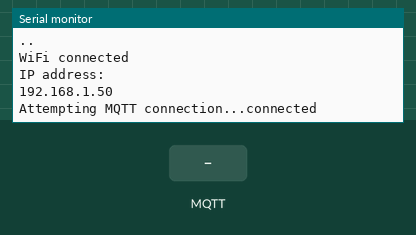
Recording of a sketch running on a simulated ESP32. Parts: the last lines printed to the serial monitor. Inputs (shaded band) come from the test bench. WiFi joins after 1.5 s; servers stay silent unless stated; no MQTT or app messages arrive unless stated.

Above: at 3.7 s.
3.8 s: MQTT message "fj/kontroll" arrives on the first subscribed topic
At 4.7 s:
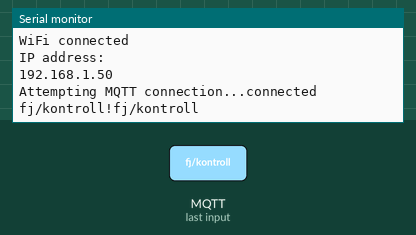
5.3 s: MQTT message "dataIn" arrives on the first subscribed topic
At 5.9 s:
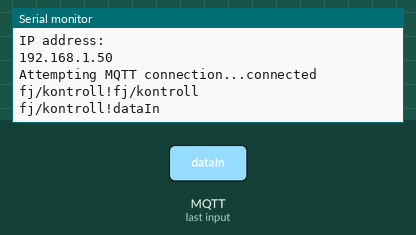
6.8 s: MQTT message "fj/hastighet" arrives on the first subscribed topic
At 8.0 s:
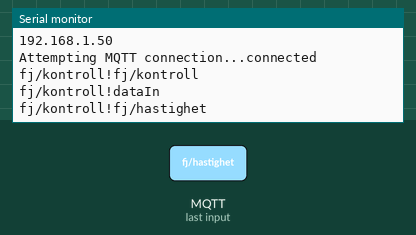
8.3 s: MQTT message "stopFlow" arrives on the first subscribed topic
At 9.3 s:
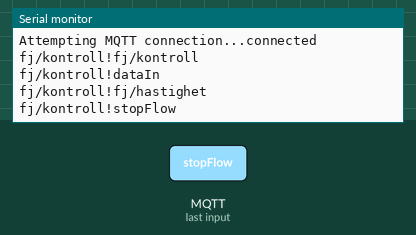
9.8 s: MQTT message "soppelstate" arrives on the first subscribed topic
At 10.4 s:
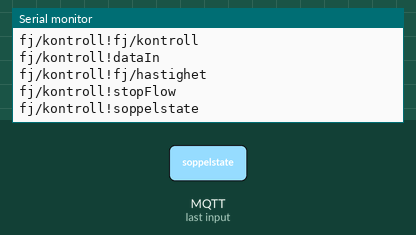
11.3 s: MQTT message "batteri/status" arrives on the first subscribed topic
At 11.6 s:
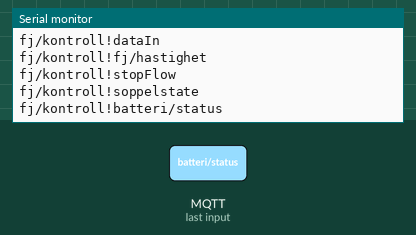

Measured:
- after the input at 3.8 s, the serial monitor: prints a new line at once (image 1)
- after the input at 5.3 s, the serial monitor: prints a new line at once (image 2)
- after the input at 6.8 s, the serial monitor: prints a new line at once (image 3)
- after the input at 8.3 s, the serial monitor: prints a new line at once (image 4)
- after the input at 9.8 s, the serial monitor: prints a new line at once (image 5)
- after the input at 11.3 s, the serial monitor: prints a new line at once (image 6)

The sketch:

esp32_p__zumo.ino
```cpp
//inkluderer bibliotek
#include <Wire.h>
#include <WiFi.h>
#include <PubSubClient.h>

// definerer ssid og passord
const char* ssid = "Trym sin iPhone";
const char* password = "12345678";

// definerer mqtt server adresse
const char* mqtt_server = "172.20.10.2";

//lager en client som kan kobles til et spesifisert innternett IP adresse
WiFiClient espClient;
//lager en delvis initialisert klient forekomst
PubSubClient client(espClient);

void setup() {
  //setter baud raten på serial til 9600 bits per sekund
  Serial.begin(9600);
  //kjører funksjon for kobling til WiFi
  setup_WiFi();

  //konfigurer server detaljene
  client.setServer(mqtt_server, 1883);
  //setter en callback funksjon som kjøres når en melding mottas
  client.setCallback(callback);
  // funksjon for kobling til mqtt megler
  reconnect();
  delay(500);
  //fetcher batterinivå fra fil på rpi
  // kan på denne måten lagre SW batteriet ladning eksternt når Zumo er avlsått
  client.publish("batteri", "fetch");
}

void setup_WiFi() {
  // definerer en tellevariabel
  int attempts = 0;
  //initialiserer WiFi bibliotekets nettverk innstillinger og gir nåverende status
  WiFi.begin(ssid, password);
  //while løkke som kjøres mens enheten ikke er koblet til WiFi
  while (WiFi.status() != WL_CONNECTED) {
      delay(1000);
      attempts++;
      //restarter esp dersom den bruker for lang tid på å koble til nettverket
      if (attempts > 20) {
        ESP.restart();
        }
      Serial.print(".");
  }
  // serial printer at enheten er koblet til nettverket og printer IP adressen
  Serial.println("");
  Serial.println("WiFi connected");
  Serial.println("IP address: ");
  Serial.println(WiFi.localIP());
}
void reconnect() {
  // while løkke som kjøres til klienten er tilkoblet
  while (!client.connected()) {
    Serial.print("Attempting MQTT connection...");
    // prøver tilkobling
    if (client.connect("esp_fjernstyring")) {
      Serial.println("connected");
      // publisher til node-red dashbord at enheten er tilkoblet
      client.publish("connected", "connected");
      // abonnerer til kanalene enheten ønsker å lytte på
      client.subscribe("fj/kontroll");
      client.subscribe("fj/hastighet");
      client.subscribe("batteri/status");
      client.subscribe("dataIn");
      client.subscribe("stopFlow");
      client.subscribe("soppelstate");
    } else {
      // serial printer klienten sin status når den feilet tilkobling
      Serial.print("failed with rc=");
      Serial.print(client.state());
      delay (500);
    }
  }
}
// funksjon for lesing fra MQTT
void callback(char* topic, byte* message, unsigned int length) {
  String msg;

  //for løkke for å konstruere meldings string
  for (int i = 0; i < length; i++) {
    msg += (char)message[i];
  }
  String strTopic = String(topic);
  // sender topic og melding til zumo
  if(strTopic == "fj/kontroll" || String(topic) == "dataIn" || String(topic) == "fj/hastighet" || strTopic == "stopFlow" || strTopic == "soppelstate" || strTopic == "batteri/status") {
    Serial.println(strTopic + "!" + msg);
  }
}
void loop() {
  // kjører setup_wifi dersom enheten kobles fra nettverket
  if (WiFi.status() != WL_CONNECTED) {
    setup_WiFi();
  }
  // kjører reconnect() dersom klienten mister forbindelse til MQTT serveren
  if (!client.connected()) {
    Serial.println("disconnected");
    reconnect();
  }

  // kjøres regelmessig for å tillate klienten å prossesere inkommende meldinger og vedlikeholde tilkobling til serveren
  client.loop();

  // lesning fra Zumo32U4--------------------------------------------------------------------
  //variabler for sending til Node-red
  String header = "";
  String msg = "";

  // topic og msg buffer for sending til Node-red
  char topicBuffer[40];
  char msgBuffer[40];

  // while løkke som kjøres når zumo sender data
  while (Serial.available() > 0) {
    //definerer en statisk meldingsbuffer
    static char melding[80];
    // variabel for indeks i melding
    static unsigned int melding_pos = 0;

    // leser første byte i serial som en char
    char inByte = Serial.read();

    //så lenge meldingen ikke avlsuttes vil meldingsbufferen bli oppdatert med dataen fra serial
    if(inByte != '\n' && melding_pos < 39) {
        melding[melding_pos] = inByte;
        melding_pos++;
    }
    //kjører når meldingen er ferdig konstruert
    else {
      // definerer boolean for å kunne splitte header og msg fra melding
      bool headerBool = true;
      //for løkke som går igjennom meldingsindeksene
      for (int i = 0; i < melding_pos -1; i++) {
        //dersom split statement "!" blir påtrykt vet koden at header er ferdig konstruert
        if (melding[i] == '!') {
          //setter header bool til false
          headerBool = false;
          //kjører continue for å ikke legge til "!" i msg buffer
          continue;
        }
        //legger til melding med rett indeksering i header- og msg string
        if (headerBool) {
          header += melding[i];
        } else {
          msg += melding[i];
        }
      }
      //setter melding indeks posisjon til null
      melding_pos = 0;
    }
    //kopierer header og msg string til respektive char buffere
    header.toCharArray(topicBuffer, 40);
    msg.toCharArray(msgBuffer, 40);
    // publiserer til node red dersom
    if (header == "stats/hastighet") {
      client.publish(topicBuffer, msgBuffer);
    } else if (header == "stats/avstand") {
      client.publish(topicBuffer, msgBuffer);
    } else if (header == "stats/hastighet_gj" || header == "stats/maks" || header == "stats/70aM") {
      client.publish(topicBuffer, msgBuffer);
    } else if (header == "soppel") {
      client.publish(topicBuffer, msgBuffer);
    } else if (header == "bankIn") {
      client.publish(topicBuffer, msgBuffer);
    } else if (header == "batteri") {
      client.publish(topicBuffer, msgBuffer);
    }
  }
}
```
